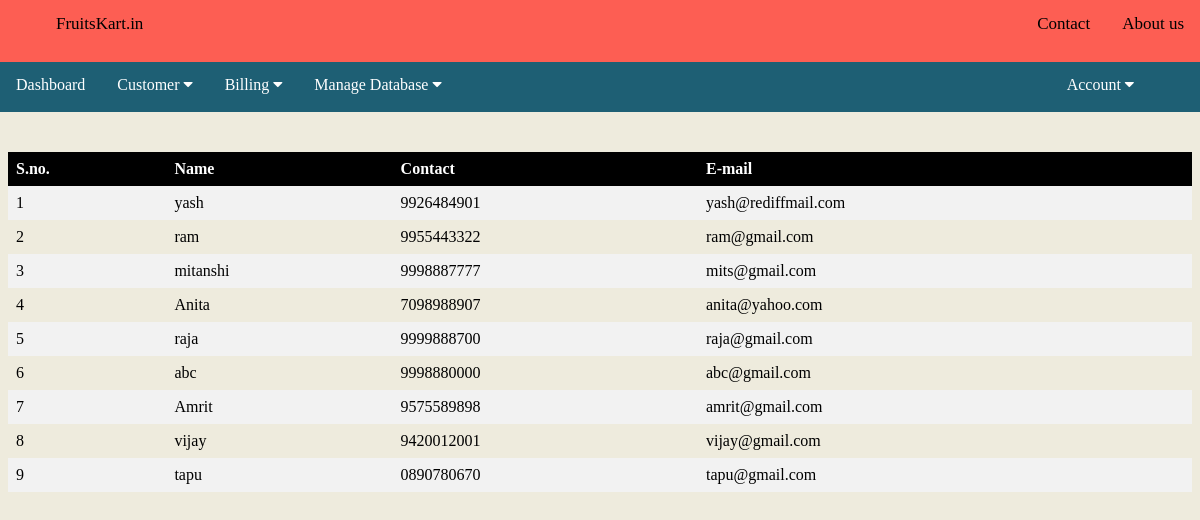
/allusers.php (signed in), run on the app's committed database.
### tables this page shows
CREATE TABLE IF NOT EXISTS `users` (
  `id` int(10) NOT NULL AUTO_INCREMENT,
  `name` varchar(255) DEFAULT NULL,
  `email` varchar(255) DEFAULT NULL,
  `password` varchar(255) DEFAULT NULL,
  `mobile` varchar(11) DEFAULT NULL,
  `userType` varchar(10) DEFAULT NULL,
  PRIMARY KEY (`id`)
);

### allusers.php (the view, shortened to what this page needs)
<?php
include("db.php");
?>
<!DOCTYPE html>
<html>
<head>
    <link rel="stylesheet" href="styles.css" />
</head>
<body>
<?php include("Incl.php"); ?>
<br><br><br><br><br>
<table>
  <th>S.no.</th>
  <th>Name</th>
  <th>Contact</th>
  <th>E-mail</th>
<?php
     $S = 1;
     $records = mysqli_query($con, "SELECT * From users WHERE userType = 'Buyer'");
     while($data = mysqli_fetch_array($records))
     {
       $name = $data['name'];
       $contact = $data['mobile'];
       $email = $data['email'];
         echo "<tr>";
         echo "  <td>$S</td><td>$name</td><td>$contact</td><td>$email</td>";
         echo "</tr>";
         $S += 1;
     }
 ?>
</table>
    </body>
    </html>

### allusers.php (style rules this page uses)
table { border-collapse: collapse; width: 100%; }
th, td { text-align: left; padding: 8px; }
tr:nth-child(even) { background-color: #f2f2f2 }
th { background-color: black; color: white; }

### Incl.php (style rules this page uses)
body { background-color: #eeebdd; }

### data on the page
users: name "yash", mobile "9926484901", email "yash@rediffmail.com"
users: name "ram", mobile "9955443322", email "ram@gmail.com"
users: name "mitanshi", mobile "9998887777", email "mits@gmail.com"
users: name "Anita", mobile "7098988907", email "anita@yahoo.com"
users: name "raja", mobile "9999888700", email "raja@gmail.com"
users: name "abc", mobile "9998880000", email "abc@gmail.com"
users: name "Amrit", mobile "9575589898", email "amrit@gmail.com"
users: name "vijay", mobile "9420012001", email "vijay@gmail.com"
users: name "tapu", mobile "0890780670", email "tapu@gmail.com"
